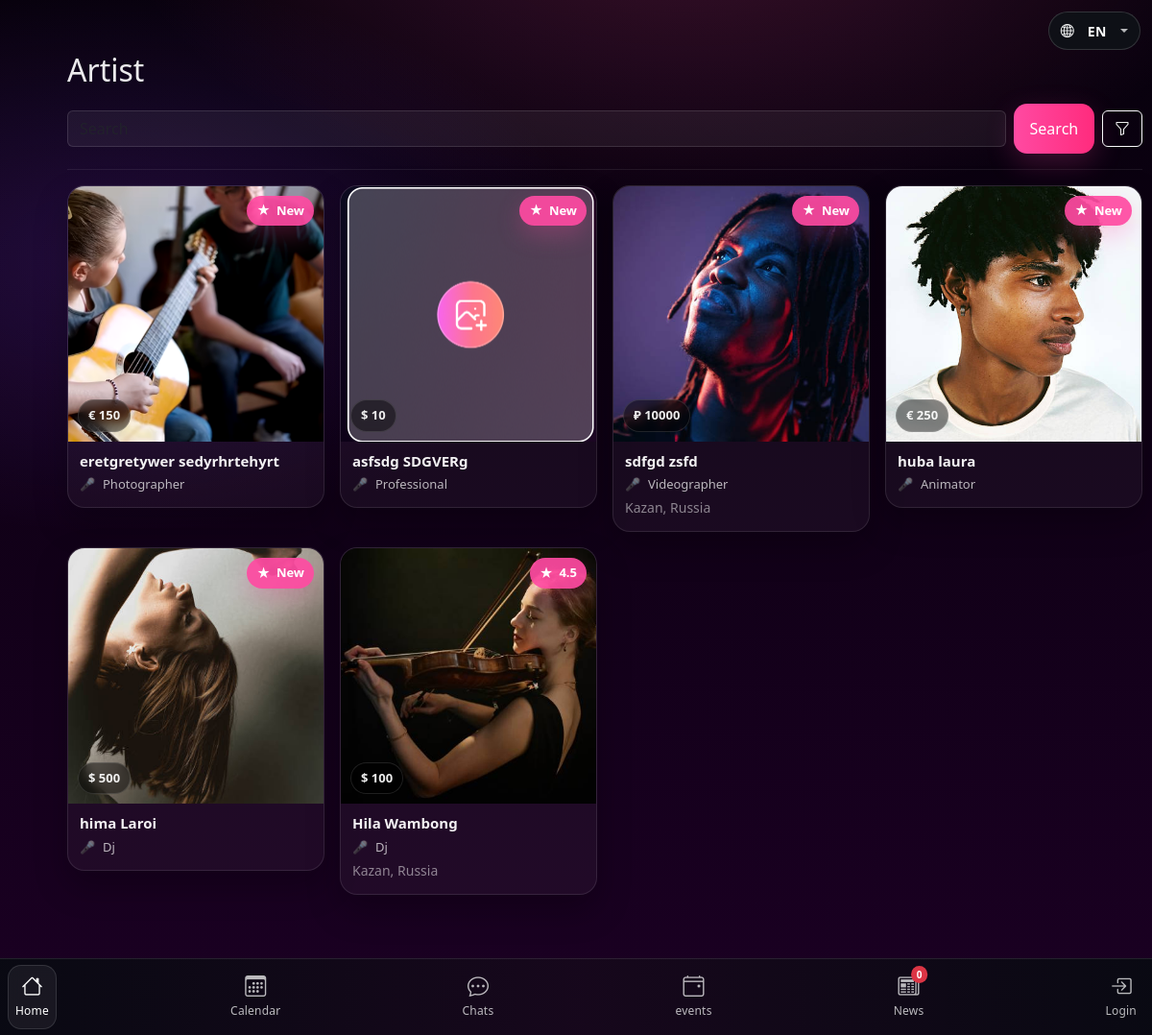
Before: /en/ with the older database file.
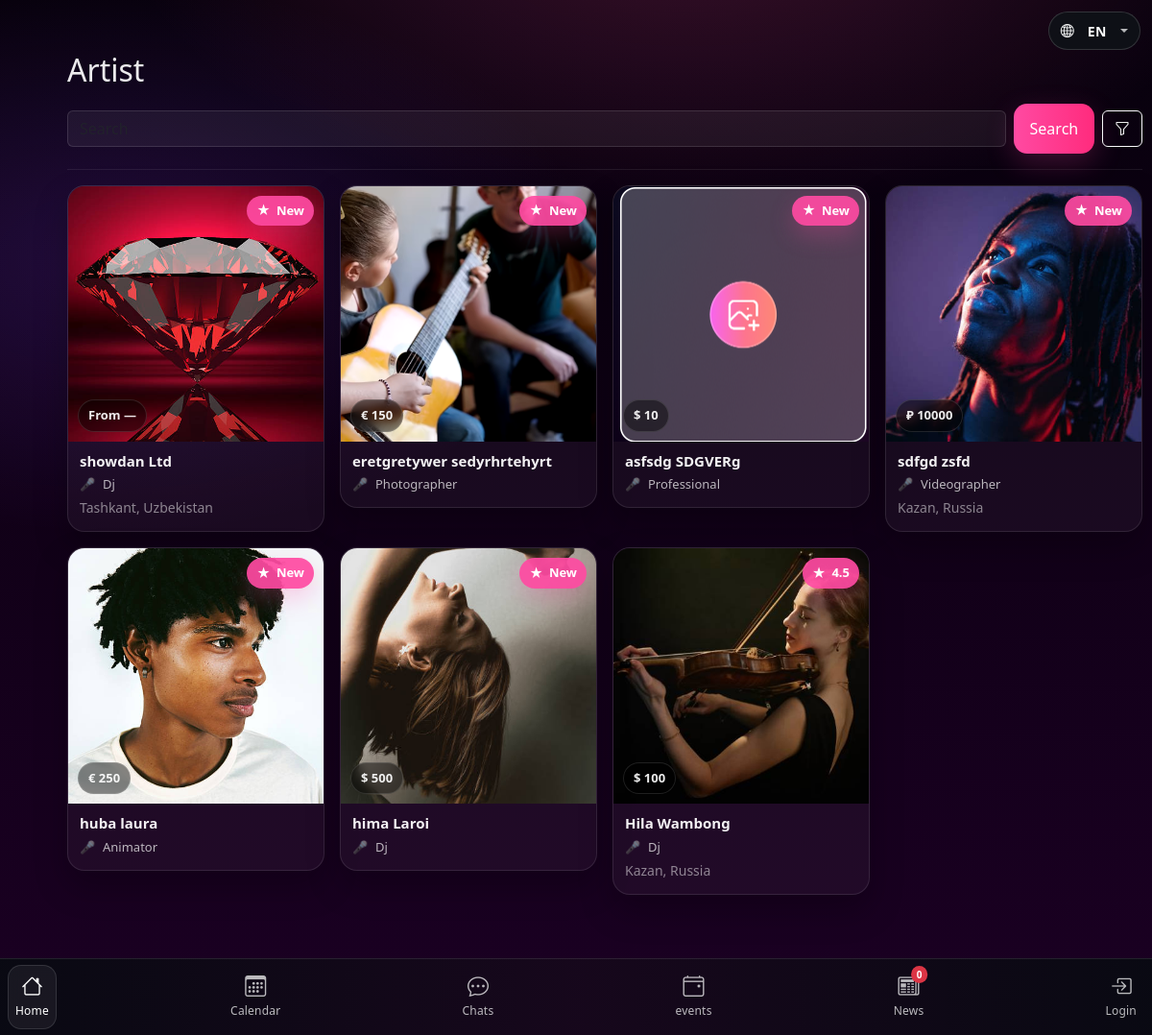
After: the same page with the newer database file.
### accounts/models.py (models this page shows, shortened)
class Accounts(AbstractBaseUser, PermissionsMixin):
    class AccountType(models.TextChoices):
        PERSONAL = "personal", "Personal"
        PROFESSIONAL = "professional", "Professional"
    class Gender(models.TextChoices):
        PERSONAL = "male", "Male"
        PROFESSIONAL = "female", "Female"
    email = models.EmailField(unique=True)
    profile_picture = models.ImageField(
        upload_to="avatars/",
        blank=True,
        null=True,
        default="avatars/default.png",
    )
    professional_picture = models.ImageField(
        upload_to="professional_pictures/",
        blank=True,
        null=True,
        default="professional_pictures/default_professional.png",
    )
    communication_languages = models.ManyToManyField(
        "accounts.Language",
        blank=True,
        related_name="accounts_communication",
    )
    event_languages = models.ManyToManyField(
        "accounts.Language",
        blank=True,
        related_name="accounts_events",
    )
    accepted_event_categories = models.ManyToManyField(
        "events.EventCategory",
        blank=True,
        related_name="accepted_by_users",
    )
    first_name = models.CharField(max_length=80)
    last_name = models.CharField(max_length=80)
    nickname = models.CharField(max_length=220, blank=True, null=True)
    phone = models.CharField(max_length=30, blank=True)
    date_of_birth = models.DateField(null=True, blank=True)
    years_of_experience = models.PositiveSmallIntegerField(
        null=True,
        blank=True,
        default=0,
    )
    about_me = models.TextField(blank=True, default="")
    account_type = models.CharField(
        max_length=20,
        choices=AccountType.choices,
        default=AccountType.PERSONAL,
    )
    gender = models.CharField(max_length=20, choices=Gender.choices, blank=True, null=True)
    professions = models.ManyToManyField(
        Profession,
        blank=True,
        related_name="accounts",
    )
    currency = models.ForeignKey(
        "accounts.Currency",
        null=True,
        blank=True,
        on_delete=models.SET_NULL,
        related_name="accounts",
    )
    cost_per_hour = models.DecimalField(
        max_digits=10,
        decimal_places=2,
        null=True,
        blank=True,
    )
    cost_per_5_hours = models.DecimalField(
        max_digits=10,
        decimal_places=2,
        null=True,
        blank=True,
    )
    is_active = models.BooleanField(default=True)
    is_staff = models.BooleanField(default=False)
    date_joined = models.DateTimeField(default=timezone.now)
    country = models.CharField(max_length=120, blank=True, default="")
    city = models.CharField(max_length=120, blank=True, default="")
    address = models.CharField(max_length=255, blank=True, default="")
    public_id = models.CharField(
        max_length=8,
        unique=True,
        null=True,
        blank=True,
        db_index=True,
        help_text="Public-facing 8-digit user ID (non-guessable).",
    )
    objects = AccountsManager()
    USERNAME_FIELD = "email"
    REQUIRED_FIELDS = ["first_name", "last_name"]

class Currency(models.Model):
    name = models.CharField(max_length=80, unique=True)   # e.g. US Dollar
    sign = models.CharField(max_length=8)                 # e.g. $
    class Meta:
        ordering = ["name"]

class Profession(models.Model):
    name = models.CharField(max_length=120)
    parent = models.ForeignKey(
        "self",
        null=True,
        blank=True,
        related_name="children",
        on_delete=models.CASCADE,
    )
    path = models.CharField(max_length=600, blank=True, db_index=True)
    class Meta:
        unique_together = ("name", "parent")
        ordering = ["path"]  # ✅ tree order, not global name

### showdan/views.py (the view, shortened to what this page needs)
# urls.py: path("", home_view, name="home"),
def home_view(request):
    qs = (
        User.objects
        .filter(account_type="professional", is_active=True)
        .prefetch_related("professions", "communication_languages")
        .select_related("currency")
    )
    q = (request.GET.get("q") or "").strip()
    profession_id = (request.GET.get("profession") or "").strip()
    min_price = request.GET.get("min_price") or ""
    max_price = request.GET.get("max_price") or ""
    lang_ids = request.GET.getlist("lang")  # multiple
    gender = request.GET.get("gender") or ""  # optional
    if profession_id.isdigit():
        qs = qs.filter(professions__id=int(profession_id))
    if min_price:
        try:
            qs = qs.filter(cost_per_hour__gte=float(min_price))
        except ValueError:
            pass
    if max_price:
        try:
            qs = qs.filter(cost_per_hour__lte=float(max_price))
        except ValueError:
            pass
    lang_ids_int = [int(x) for x in lang_ids if x.isdigit()]
    if lang_ids_int:
        qs = qs.filter(communication_languages__id__in=lang_ids_int)
    if gender and hasattr(User, "gender"):
        qs = qs.filter(gender=gender)
    qs = qs.distinct()
    pros = (
        qs.annotate(avg_rating=Avg("reviews_received__rating"))
          .annotate(review_count=Count("reviews_received"))
          .order_by("-id")
    )
    profession_options = _build_profession_tree_options()
    languages = Language.objects.all().order_by("name")
    bounds = qs.aggregate(pmin=Min("cost_per_hour"), pmax=Max("cost_per_hour"))
    pmin = bounds["pmin"] or 0
    pmax = bounds["pmax"] or 600
    return render(request, "home.html", {
        "pros": pros,
        "profession_options": profession_options,
        "languages": languages,
        "f_q": q,
        "f_profession": profession_id,
        "f_min_price": min_price,
        "f_max_price": max_price,
        "f_lang_ids": lang_ids_int,
        "f_gender": gender,
        "pmin": int(pmin) if pmin is not None else 0,
        "pmax": int(pmax) if pmax is not None else 600,
    })

### templates/home.html (shortened to what this page needs)
{% extends "base.html" %}
{% load i18n %}
{% block content %}
<div class="d-flex align-items-center justify-content-between mb-3">
  <h2 class="mb-0">{% translate "Artist" %}</h2>
</div>
<form method="get" class="mb-3">
  <div class="d-flex gap-2 align-items-center">
    <div class="flex-grow-1 position-relative">
      <input
        type="text"
        class="form-control"
        name="q"
        value="{{ f_q }}"
        placeholder="Search"
        style="background: rgba(255,255,255,0.06); border:1px solid rgba(255,255,255,0.12); color:#fff;"
      >
    </div>
    <button
    type="submit"
    class="btn btn-primary"
    style="white-space: nowrap;"
  >
    {% translate "Search" %}
  </button>
    <button type="button"
            class="btn btn-outline-light"
            data-bs-toggle="modal"
            data-bs-target="#filtersModal">
      <i class="bi bi-funnel"></i>
    </button>
  </div>
</form>
<hr class="my-3" style="border-color: rgba(255,255,255,0.08);">
{% if pros %}
  <div class="row g-3">
    {% for u in pros %}
      <div class="col-6 col-md-3">
        <a class="text-decoration-none" href="{% url 'accounts:profile_detail' u.id %}">
          <div class="pro-card">
            <div class="pro-card-media">
              {% if u.profile_picture %}
                <img src="{{ u.profile_picture.url }}" alt="{{ u.first_name }}">
              {% elif u.professional_picture %}
                <img src="{{ u.professional_picture.url }}" alt="{{ u.first_name }}">
              {% else %}
                <div class="pro-card-fallback"></div>
              {% endif %}
              <div class="pro-rating">
                <span class="pro-rating-star">★</span>
                <span class="pro-rating-val">
                  {% if u.review_count > 0 %}
                    {{ u.avg_rating|floatformat:1 }}
                  {% else %}
                    New
                  {% endif %}
                </span>
              </div>
              <div class="pro-price">
                {% if u.currency and u.cost_per_hour %}
                  {{ u.currency.sign }} {{ u.cost_per_hour|floatformat:0 }}
                {% else %}
                  From —
                {% endif %}
              </div>
            </div>
            <div class="pro-card-body">
              <div class="pro-name">{{ u.first_name }} {{ u.last_name }}</div>
              <div class="pro-sub">
                {% with p=u.professions.first %}
                  {% if p %}
                    <span class="pro-icon">🎤</span> {{ p.name }}
                  {% else %}
                    <span class="pro-icon">🎤</span> Professional
                  {% endif %}
                {% endwith %}
              </div>
              {% if u.city or u.country %}
                <div class="text-white-50 small mt-1">
                  {{ u.city }}{% if u.city and u.country %}, {% endif %}{{ u.country }}
                </div>
              {% endif %}
            </div>
          </div>
        </a>
      </div>
    {% endfor %}
  </div>
{% else %}
  <p class="text-white-50 mb-0">{% translate "No professionals yet." %}</p>
{% endif %}
{% endblock %}

### templates/base.html (shortened to what this page needs)
{% load static %}
{% load i18n %}
<!doctype html>
<html lang="en">
<head>
  <link
    href="https://cdn.jsdelivr.net/npm/bootstrap@5.3.2/dist/css/bootstrap.min.css" rel="stylesheet">
  <link rel="stylesheet" href="https://cdn.jsdelivr.net/npm/bootstrap-icons@1.11.3/font/bootstrap-icons.min.css">
    <link rel="stylesheet" href="{% static 'css/app.css' %}">
</head>
<body class="bg-light">
{% get_current_language as LANGUAGE_CODE %}
<div class="lang-float dropdown">
  <button class="btn btn-sm btn-dark lang-float-btn dropdown-toggle"
          type="button"
          data-bs-toggle="dropdown"
          aria-expanded="false"
          aria-label="Language">
    <i class="bi bi-globe2 me-2"></i>
    <span class="lang-code">{{ LANGUAGE_CODE|upper }}</span>
  </button>
</div>
<nav class="app-bottom-nav" role="navigation" aria-label="Primary">
  <div class="app-bottom-nav-inner">
    <a class="app-tab {% if request.resolver_match.url_name == 'home' %}is-active{% endif %}"
       href="{% url 'home' %}">
      <span class="app-ico">
        <i class="bi bi-house"></i>
      </span>
      <span class="app-label">{% translate "Home" %}</span>
    </a>
    <a class="app-tab {% if request.resolver_match.url_name == 'calendar' %}is-active{% endif %}"
       href="{% url 'events:calendar' %}">
      <span class="app-ico">
        <i class="bi bi-calendar3"></i>
      </span>
      <span class="app-label">{% translate "Calendar" %}</span>
    </a>
    <a class="app-tab {% if request.resolver_match.url_name == 'offers_inbox' %}is-active{% endif %}"
       href="{% url 'events:offers_inbox' %}">
      <span class="app-ico">
        <i class="bi bi-chat-dots"></i>
      </span>
      <span class="app-label">{% translate "Chats" %}</span>
    </a>
    <a class="app-tab {% if request.resolver_match.url_name == 'list' %}is-active{% endif %}"
       href="{% url 'events:list' %}">
      <span class="app-ico">
        <i class="bi bi-calendar4-event"></i>
      </span>
      <span class="app-label">{% translate "events" %}</span>
    </a>
<a class="app-tab {% if request.resolver_match.url_name == 'news' %}is-active{% endif %}"
   href="{% url 'accounts:news' %}">
  <span class="app-ico position-relative">
    <i class="bi bi-newspaper"></i>
    <span class="position-absolute top-0 start-100 translate-middle badge rounded-pill bg-danger"
          style="font-size:10px; line-height:1; padding:4px 6px;">
      {{ news_unread_count|default:0 }}
    </span>
  </span>
  <span class="app-label">{% translate "News" %}</span>
</a>
    {% if request.user.is_authenticated %}
      <a class="app-tab app-tab-profile {% if 'dashboard' in request.path %}is-active{% endif %}"
         href="{% url 'accounts:dash_home' %}">
        <span class="app-ico app-ico-avatar">
          <img
            src="{{ request.user.profile_picture.url }}"
            alt="Avatar"
            onerror="this.style.display='none';"
          >
        </span>
        <span class="app-label">
          {{ request.user.first_name|default:"Profile" }}
        </span>
      </a>
    {% else %}
      <a class="app-tab {% if request.resolver_match.url_name == 'login' %}is-active{% endif %}"
         href="{% url 'accounts:login' %}">
        <span class="app-ico">
          <i class="bi bi-box-arrow-in-right"></i>
        </span>
        <span class="app-label">{% translate "Login" %}</span>
      </a>
    {% endif %}
  </div>
</nav>
<div class="container-fluid py-4">
  {% block content %}{% endblock %}
</div>
</body>
</html>

Changed rows visible on the page:
added Accounts: profile_picture (picture), shows "New", shows "From —", first_name "showdan", last_name "Ltd", professions.first.name "Dj", city "Tashkant", country "Uzbekistan"
